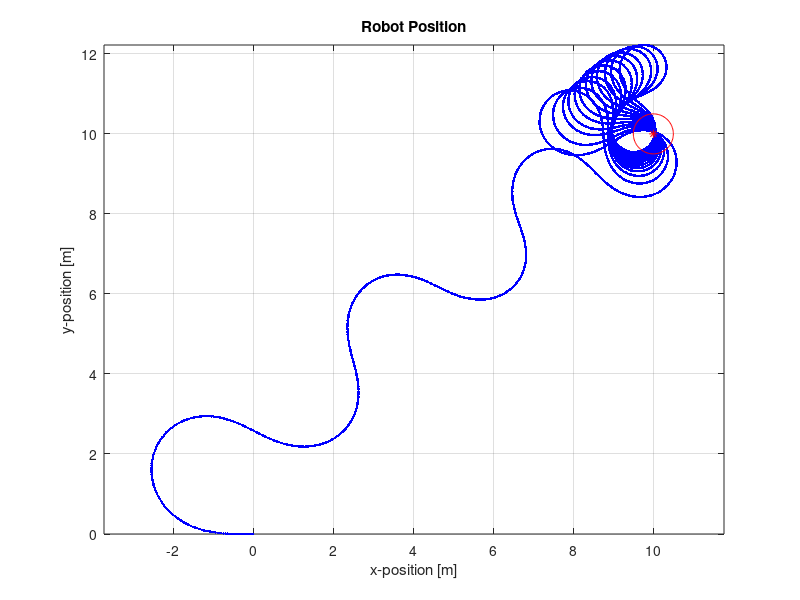
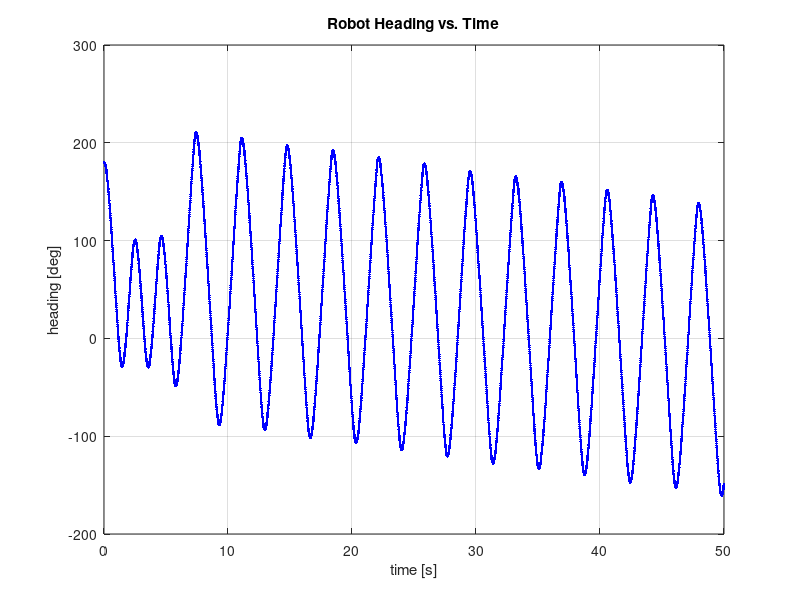
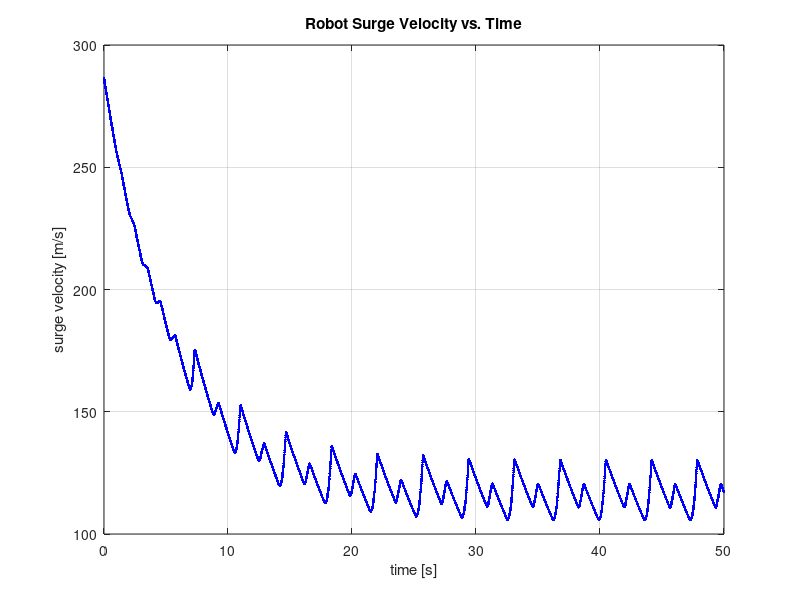

Source code (MATLAB) for these figures, in order: (Note: this script raises an error after producing the figures.)
function waypoint_controller_and_simulation()

    % Clear workspace
    clear all;
    close all;
    clc;
    
    % Simulation setup
    [time_params,lumped_params,geometry_params,pid_gains,control_tolerances,control_maximums,x,T,u,up,ui,ud,error,int] = sim_setup();
    
    % Set goal variables
    goal_vars = goal_vars();
              
    % Controller
    for k = 1:1:time_params(3)
        
        % Calculate error matrix
        error = update_error(k,x,goal_vars,control_maximums,error);
        
        % Determine robot behavior based on robot state
        behavior = select_behavior(k,x,control_tolerances,error);
        
        % Calculate error and PID gains for behavior
        [u,up,ui,ud,error,int] = calculate_gains(k,time_params,pid_gains,u,up,ui,ud,error,int,behavior);
        
        % Calculate thruster controller outputs based off of gains
        T = calculate_outputs(k,T,u);
        
        % Simulate Plant
        x = plant(k,time_params,x,T,u,lumped_params,geometry_params);
                
    end
    
    % Plot results
    plot_results(time_params,goal_vars,control_tolerances,x,u,up,ui,ud,error);
        
    % Assign relevant stuff to workspace
    assignin('base','x',x)
    assignin('base','error',error)
    assignin('base','u',u)
    assignin('base','T',T)
    
end

function [time_params,lumped_params,geometry_params,pid_gains,control_tolerances,control_maximums,x,T,u,up,ui,ud,error,int] = sim_setup()

    % Simulation time variables
    dt = .01;                   % simulation time step [s]
    tend = 50;                  % simulation end time [s]
    N = round(tend/dt);         % number of steps [ ]
    time_params = [dt,tend,N];  % output matrix
    
    % Model initial conditions
    x0(1) = 0;          % x-position [m]
    x0(2) = 0;          % y-position [m]
    x0(3) = pi;         % psi (heading) [rad]
    x0(4) = 5;          % surge (forward) velocity [m/s]
    x0(5) = 0;          % sway (transverse) velocity [m/s]
    x0(6) = 0;          % yaw (heading) velocity [rad/s]
    
    % Model lumped parameters
    m = 225;                            % mass [kg]
    I = 100;                            % inertia [kg*m^2]
    bu = 25;                            % surge (longitudinal) drag [N*s/m]
    bv = 400;                           % sway (transverse) drag [N*s/m]
    bpsi = 400;                         % yaw (heading) drag [N*s/(m*rad)]
    lumped_params = [m,I,bu,bv,bpsi];   % output matrix
    
    % Model geometry
    theta = deg2rad(30);            % thruster mount angle [rad]
    w = 1.5;                        % width between thrusters [m]
    l = 3;                          % length between thrusters [m]
    geometry_params = [theta,w,l];  % output matrix
    
    % Controller gains
    kp_pos = 0;
    ki_pos = 0;
    kd_pos = 0;
    kp_psi = 15;
    ki_psi = 0;
    kd_psi = 0;
    kp_vel = 2;
    ki_vel = 0;
    kd_vel = 0;
    pid_gains = [kp_pos,ki_pos,kd_pos,kp_psi,ki_psi,kd_psi,kp_vel,ki_vel,kd_vel];
    
    % Control tolerances
    GRT = 0.5;                                          % goal radius tolerance [m]
    PHT = deg2rad(15);                                  % path heading tolerance [rad]
    GHT = deg2rad(5);                                   % goal heading tolerance [rad]
    VT = 0.1;                                           % velocity tolerance [m/s]
    control_tolerances = [GRT,PHT,GHT,VT];              % output matrix
    
    % Control maximums
    u_max = 5;                                          % max surge velocity (control)
    v_max = 5;                                          % max sway velocity (control)
    T1_max = lb2N(55);                                  % max thrust (phyiscal)
    T2_max = lb2N(55);                                  % max thrust (physical)
    T3_max = lb2N(60);                                  % max thrust (physical)
    T4_max = lb2N(60);                                  % max thrust (phyiscal)
    reverse_thrust_ratio = 0.6;                         % max reverse thrust ratio
    control_maximums = [u_max,v_max,T1_max,T2_max,...   % output matrix
        T3_max,T4_max,reverse_thrust_ratio]
    
    % Initialize state vector
    x = zeros(6,N);
    
    % Insert initial conditions into state vector
    x(1,1) = x0(1);     % x-position
    x(2,1) = x0(2);     % y-position
    x(3,1) = x0(3);     % psi (heading)
    x(4,1) = x0(4);     % surge (forward) velocity
    x(5,1) = x0(5);     % sway (transverse) velocity
    x(6,1) = x0(6);     % psi (heading)
    
    % Create tracking matrices
    T = zeros(4,N);     % thruster output [N]
    up = zeros(4,N);    % thurster proportional gain [N]
    ui = zeros(4,N);    % thurster integral gain [N]
    ud = zeros(4,N);    % thurster derivative gain [N]
    u = zeros(4,N);     % thurster total gain [N]
    error = zeros(9,N); % control variable error
    int = zeros(9,N);   % control variable integrator
    
end

function goal_vars = goal_vars()
   
    x_goal = 10;                                            % goal position [m]
    y_goal = 10;                                            % goal position [m]
    psi_goal = deg2rad(270);                                % goal heading [rad]
    goal_vars = [x_goal,y_goal,psi_goal];                   % output matrix

end

function error = update_error(k,x,goal_vars,control_maximums,error)

    % Update errors
    error(1,k) = goal_vars(1)-x(1,k);               % x position goal error
    error(2,k) = goal_vars(2)-x(2,k);               % y position goal error
    error(3,k) = goal_vars(3)-x(3,k);               % psi heading goal error
    error(4,k) = sqrt((goal_vars(1)-x(1,k))^2+...   % path distance error
        (goal_vars(2)-x(2,k))^2);
    error(5,k) = atan2(goal_vars(2)-x(2,k),...      % path heading error
        goal_vars(1)-x(1,k))-x(3,k);
    error(6,k) = control_maximums(1)-x(4,k);        % surge velocity max speed error
    error(7,k) = control_maximums(2)-x(5,k);        % sway velocity max speed error
    error(8,k) = 0-x(4,k);                          % surge velocity stop error
    error(9,k) = 0-x(5,k);                          % sway velocity stop error
    
end

function behavior = select_behavior(k,x,control_tolerances,error)
    
    % Behavior Code
    % 1: control robot heading to path heading within PHT
    % 2: drive straight towards weypoint, control velocity
    % 3: control robot surge and sway velocity to zero within ST
    % 4: control robot heading to goal heading within GHT

    if error(4,k) > control_tolerances(1)                                   % robot is not within goal radius tolerance
        if abs(error(5,k)) > control_tolerances(2)                          % robot is not on within path heading tolerance
            behavior = 1;
        else
            behavior = 2;
        end
    else                                                                    % robot is within goal radius tolerance
        disp(num2str(abs(x(4,k))))
        disp(num2str(abs(x(5,k))))
        if abs(x(4,k)) || abs(x(5,k)) > control_tolerances(4)               % drive velocity to zero
            behavior = 3;
        else
            behavior = 4;
        end
    end

end

function [u,up,ui,ud,error,int] = calculate_gains(k,time_params,pid_gains,u,up,ui,ud,error,int,behavior)

    if behavior == 1
        % Proportional gain
        up(1,k) = pid_gains(4)*error(5,k);                                  % correct path heading to within achieved heading
        up(2,k) = -pid_gains(4)*error(5,k);
        up(3,k) = -pid_gains(4)*error(5,k);
        up(4,k) = pid_gains(4)*error(5,k);
        % Integral gain
        if k > 1
            int(1,k) = int(1,k-1)+error(1,k)*time_params(1);                % increment x position goal error integrator
            int(2,k) = int(2,k-1)+error(2,k)*time_params(1);                % increment y position goal error integrator
            int(3,k) = int(3,k-1)+error(3,k)*time_params(1);                % increment psi heading goal error integrator
            int(4,k) = int(4,k-1)+error(4,k)*time_params(1);                % increment path distance error integrator
            int(5,k) = int(5,k-1)+error(5,k)*time_params(1);                % increment path heading error integrator
            int(6,k) = int(6,k-1)+error(6,k)*time_params(1);                % increment surge velocity max speed error integrator
            int(7,k) = int(7,k-1)+error(7,k)*time_params(1);                % increment sway velocity max speed error integrator
            int(8,k) = int(8,k-1)+error(8,k)*time_params(1);                % increment surge velocity stop error integrator
            int(9,k) = int(9,k-1)+error(9,k)*time_params(1);                % increment sway velocity stop error integrator
            ui(1,k) = pid_gains(5)*(int(5,k));
            ui(2,k) = -pid_gains(5)*(int(5,k));
            ui(3,k) = -pid_gains(5)*(int(5,k));
            ui(4,k) = pid_gains(5)*(int(5,k));
        end
        % Derivative gain
        if k > 1
            ud(1,k) = pid_gains(6)*((error(5,k)-error(5,k-1))/time_params(1));
            ud(2,k) = -pid_gains(6)*((error(5,k)-error(5,k-1))/time_params(1));
            ud(3,k) = -pid_gains(6)*((error(5,k)-error(5,k-1))/time_params(1));
            ud(4,k) = pid_gains(6)*((error(5,k)-error(5,k-1))/time_params(1));
        end
    elseif behavior == 2
        disp('drive straight...')
        % Proportional gain
        up(1,k) = pid_gains(7)*error(6,k)-pid_gains(7)*error(7,k);
        up(2,k) = pid_gains(7)*error(6,k)+pid_gains(7)*error(7,k);
        up(3,k) = pid_gains(7)*error(6,k)-pid_gains(7)*error(7,k);
        up(4,k) = pid_gains(7)*error(6,k)+pid_gains(7)*error(7,k);
        % Integral gain
        if k > 1
            int(1,k) = int(1,k-1)+error(1,k)*time_params(1);                % increment x position goal error integrator
            int(2,k) = int(2,k-1)+error(2,k)*time_params(1);                % increment y position goal error integrator
            int(3,k) = int(3,k-1)+error(3,k)*time_params(1);                % increment psi heading goal error integrator
            int(4,k) = int(4,k-1)+error(4,k)*time_params(1);                % increment path distance error integrator
            int(5,k) = int(5,k-1)+error(5,k)*time_params(1);                % increment path heading error integrator
            int(6,k) = int(6,k-1)+error(6,k)*time_params(1);                % increment surge velocity max speed error integrator
            int(7,k) = int(7,k-1)+error(7,k)*time_params(1);                % increment sway velocity max speed error integrator
            int(8,k) = int(8,k-1)+error(8,k)*time_params(1);                % increment surge velocity stop error integrator
            int(9,k) = int(9,k-1)+error(9,k)*time_params(1);                % increment sway velocity stop error integrator
            ui(1,k) = pid_gains(8)*(int(6,k))-pid_gains(8)*(int(7,k));
            ui(2,k) = pid_gains(8)*(int(6,k))+pid_gains(8)*(int(7,k));
            ui(3,k) = pid_gains(8)*(int(6,k))-pid_gains(8)*(int(7,k));
            ui(4,k) = pid_gains(8)*(int(6,k))+pid_gains(8)*(int(7,k));
        end
        % Derivative gain
        if k > 1
            ud(1,k) = pid_gains(9)*((error(6,k)-error(6,k-1))/time_params(1))-...
                pid_gains(9)*((error(7,k)-error(7,k-1))/time_params(1));
            ud(2,k) = pid_gains(9)*((error(6,k)-error(6,k-1))/time_params(1))+...
                pid_gains(9)*((error(7,k)-error(7,k-1))/time_params(1));
            ud(3,k) = pid_gains(9)*((error(6,k)-error(6,k-1))/time_params(1))-...
                pid_gains(9)*((error(7,k)-error(7,k-1))/time_params(1));
            ud(4,k) = pid_gains(9)*((error(6,k)-error(6,k-1))/time_params(1))+...
                pid_gains(9)*((error(7,k)-error(7,k-1))/time_params(1));
        end  
    elseif behavior == 3
        disp('stopping...')
        % Proportional gain
        up(1,k) = -pid_gains(7)*error(8,k)+pid_gains(7)*error(9,k);
        up(2,k) = -pid_gains(7)*error(8,k)-pid_gains(7)*error(9,k);
        up(3,k) = -pid_gains(7)*error(8,k)+pid_gains(7)*error(9,k);
        up(4,k) = -pid_gains(7)*error(8,k)-pid_gains(7)*error(9,k);
        % Integral gain
        if k > 1
            int(1,k) = int(1,k-1)+error(1,k)*time_params(1);                % increment x position goal error integrator
            int(2,k) = int(2,k-1)+error(2,k)*time_params(1);                % increment y position goal error integrator
            int(3,k) = int(3,k-1)+error(3,k)*time_params(1);                % increment psi heading goal error integrator
            int(4,k) = int(4,k-1)+error(4,k)*time_params(1);                % increment path distance error integrator
            int(5,k) = int(5,k-1)+error(5,k)*time_params(1);                % increment path heading error integrator
            int(6,k) = int(6,k-1)+error(6,k)*time_params(1);                % increment surge velocity max speed error integrator
            int(7,k) = int(7,k-1)+error(7,k)*time_params(1);                % increment sway velocity max speed error integrator
            int(8,k) = int(8,k-1)+error(8,k)*time_params(1);                % increment surge velocity stop error integrator
            int(9,k) = int(9,k-1)+error(9,k)*time_params(1);                % increment sway velocity stop error integrator
            ui(1,k) = -pid_gains(8)*(int(8,k))+pid_gains(8)*(int(9,k));
            ui(2,k) = -pid_gains(8)*(int(8,k))-pid_gains(8)*(int(9,k));
            ui(3,k) = -pid_gains(8)*(int(8,k))+pid_gains(8)*(int(9,k));
            ui(4,k) = -pid_gains(8)*(int(8,k))-pid_gains(8)*(int(9,k));
        end
        % Derivative gain
        if k > 1
            ud(1,k) = -pid_gains(9)*((error(8,k)-...
                error(8,k-1))/time_params(1))+...
                pid_gains(9)*((error(9,k)-...
                error(9,k-1))/time_params(1));
            ud(2,k) = -pid_gains(9)*((error(8,k)-...
                error(8,k-1))/time_params(1))-...
                pid_gains(9)*((error(9,k)-...
                error(9,k-1))/time_params(1));
            ud(3,k) = -pid_gains(9)*((error(8,k)-...
                error(8,k-1))/time_params(1))+...
                pid_gains(9)*((error(9,k)-...
                error(9,k-1))/time_params(1));
            ud(4,k) = -pid_gains(9)*((error(8,k)-...
                error(8,k-1))/time_params(1))-...
                pid_gains(9)*((error(9,k)-...
                error(9,k-1))/time_params(1));
        end  
    else
        % Proportional gain
        up(1,k) = pid_gains(4)*error(3,k);                              % correct path heading to within achieved heading
        up(2,k) = -pid_gains(4)*error(3,k);
        up(3,k) = -pid_gains(4)*error(3,k);
        up(4,k) = pid_gains(4)*error(3,k);
        % Integral gain
        if k > 1
            int(1,k) = int(1,k-1)+error(1,k)*time_params(1);                % increment x position goal error integrator
            int(2,k) = int(2,k-1)+error(2,k)*time_params(1);                % increment y position goal error integrator
            int(3,k) = int(3,k-1)+error(3,k)*time_params(1);                % increment psi heading goal error integrator
            int(4,k) = int(4,k-1)+error(4,k)*time_params(1);                % increment path distance error integrator
            int(5,k) = int(5,k-1)+error(5,k)*time_params(1);                % increment path heading error integrator
            int(6,k) = int(6,k-1)+error(6,k)*time_params(1);                % increment surge velocity max speed error integrator
            int(7,k) = int(7,k-1)+error(7,k)*time_params(1);                % increment sway velocity max speed error integrator
            int(8,k) = int(8,k-1)+error(8,k)*time_params(1);                % increment surge velocity stop error integrator
            int(9,k) = int(9,k-1)+error(9,k)*time_params(1);                % increment sway velocity stop error integrator
            ui(1,k) = pid_gains(5)*(int(3,k));
            ui(2,k) = -pid_gains(5)*(int(3,k));
            ui(3,k) = -pid_gains(5)*(int(3,k));
            ui(4,k) = pid_gains(5)*(int(3,k));
        end
        % Derivative gain
        if k > 1
            ud(1,k) = pid_gains(6)*((error(3,k)-error(3,k-1))/time_params(1));
            ud(2,k) = -pid_gains(6)*((error(3,k)-error(3,k-1))/time_params(1));
            ud(3,k) = -pid_gains(6)*((error(3,k)-error(3,k-1))/time_params(1));
            ud(4,k) = pid_gains(6)*((error(3,k)-error(3,k-1))/time_params(1));
        end
    end
    
    % Total gain vector
    u(1,k) = up(1,k)+ui(1,k)+ud(1,k);
    u(2,k) = up(2,k)+ui(2,k)+ud(2,k);
    u(3,k) = up(3,k)+ui(3,k)+ud(3,k);
    u(4,k) = up(4,k)+ui(4,k)+ud(4,k);
    
end

function T = calculate_outputs(k,T,u)

    % Iterate inputs
    if k == 1
        T(1,k) = u(1,k);
        T(2,k) = u(2,k);
        T(3,k) = u(3,k);
        T(4,k) = u(4,k);
    else
        T(1,k) = T(1,k-1)+u(1,k);
        T(2,k) = T(2,k-1)+u(2,k);
        T(3,k) = T(3,k-1)+u(3,k);
        T(4,k) = T(4,k-1)+u(4,k);
    end

    % Check max input
    if T(1,k) >= lb2N(55)
        T(1,k) = lb2N(55);
    elseif T(1,k) <= lb2N(-55)
        T(1,k) = lb2N(-55);
    end
    if T(2,k) >= lb2N(55)
        T(2,k) = lb2N(55);
    elseif T(2,k) <= lb2N(-55)
        T(2,k) = lb2N(-55);
    end
    if T(3,k) >= lb2N(60)
        T(3,k) = lb2N(60);
    elseif T(3,k) <= lb2N(-60)
        T(3,k) = lb2N(-60);
    end
    if T(4,k) >= lb2N(60)
        T(4,k) = lb2N(60);
    elseif T(4,k) <= lb2N(-60)
        T(4,k) = lb2N(-60);
    end
    
end

function N = lb2N(lb)

    N = lb*4.4482;    

end

function x = plant(k,time_params,x,T,u,lumped_params,geometry_params)

    % Define lumped and geometry parameters
    m = lumped_params(1);
    I = lumped_params(2);
    bu = lumped_params(3);
    bv = lumped_params(4);
    bpsi = lumped_params(5);
    theta = geometry_params(1);
    w = geometry_params(2);
    l = geometry_params(3);
    
    % Plant
    A = [0 0 0 cos(x(3,k)) -sin(x(3,k)) 0;...
            0 0 0 sin(x(3,k)) cos(x(3,k)) 0;...
            0 0 0 0 0 1;...
            0 0 0 -bu/m 0 0;...
            0 0 0 0 -bv/m 0;...
            0 0 0 0 0 -bpsi/I];
    B = [0 0 0 0;...
        0 0 0 0;...
        0 0 0 0;...
        cos(theta)/m cos(theta)/m cos(theta)/m cos(theta)/m;...
        -sin(theta)/m sin(theta)/m -sin(theta)/m sin(theta)/m;...
        (w*cos(theta))/(2*I)+(l*sin(theta))/(2*I) -(w*cos(theta))/(2*I)-(l*sin(theta))/(2*I) -(w*cos(theta))/(2*I)-(l*sin(theta))/(2*I) (w*cos(theta))/(2*I)+(l*sin(theta))/(2*I)];
    F = eye(6)+A*time_params(1);                                            % Euler integration step
    G = B*time_params(1);
    if k ~= time_params(3)
        x(:,k+1) = F*x(:,k)+G*[T(1,k);T(2,k);T(3,k);T(4,k)];                % Euler solution
    end

end

function plot_results(time_params,goal_vars,control_tolerances,x,u,up,ui,ud,error)

    % Time matrix for plotting
    tt = 0:time_params(1):(time_params(3)-1)*time_params(1);
    
    figure(); 
    th = 0:pi/50:2*pi;
    xunit = control_tolerances(1) * cos(th) + goal_vars(1);
    yunit = control_tolerances(1) * sin(th) + goal_vars(2);
    plot(x(1,:),x(2,:),'b.',goal_vars(1),goal_vars(2),'r*',xunit, yunit,'r');
    xlabel('x-position [m]');
    ylabel('y-position [m]');
    title('Robot Position');
    axis equal;
    grid on;
    
    figure(); 
    plot(tt,rad2deg(x(3,:)),'b.')
    xlabel('time [s]');
    ylabel('heading [deg]');
    title('Robot Heading vs. Time');
    grid on;
    
    figure(); 
    plot(tt,rad2deg(x(4,:)),'b.')
    xlabel('time [s]');
    ylabel('surge velocity [m/s]');
    title('Robot Surge Velocity vs. Time');
    grid on;
    
    figure();
    yyaxis left;                % (must have matlab 2016 to run)
    plot(tt,error(4,:));
    ylabel('distance error [m]');
    yyaxis right;
    plot(tt,rad2deg(error(3,:)));
    xlabel('time [s]');
    ylabel('heading error [deg]');
    title('Error vs. Time');
    grid on;
    
    figure();
    subplot(4,1,1);
    plot(tt,u(1,:),'k',tt,up(1,:),'r',tt,ui(1,:),'g',tt,ud(1,:),'b');
    ylabel('T1 [N]');
    title('PID Gains vs. Time');
    grid on;
    subplot(4,1,2);
    plot(tt,u(2,:),'k',tt,up(2,:),'r',tt,ui(2,:),'g',tt,ud(2,:),'b');
    ylabel('T2 [N]');
    grid on;
    subplot(4,1,3);
    plot(tt,u(3,:),'k',tt,up(3,:),'r',tt,ui(3,:),'g',tt,ud(3,:),'b');
    ylabel('T3 [N]');
    grid on;
    subplot(4,1,4);
    plot(tt,u(4,:),'k',tt,up(4,:),'r',tt,ui(4,:),'g',tt,ud(4,:),'b'); 
    xlabel('time [s]');
    ylabel('T4 [N]');
    legend('total','proportional','integral','derivative','Location','east');
    grid on;

end

function [h1, h2] = plot_dir(vX, vY)
    % Adapted from https://www.mathworks.com/matlabcentral/fileexchange/1676-plot-with-direction

    rMag = 0.5;

    % X coordinates of tails of arrows
    vXQ0 = vX(1:end-1);
    % Y coordinates of tails of arrows
    vYQ0 = vY(1:end-1);

    % X coordinates of heads of arrows
    vXQ1 = vX(2:end);
    % Y coordinates of heads of arrows
    vYQ1 = vY(2:end);

    % vector difference between heads & tails
    vPx = (vXQ1 - vXQ0) * rMag;
    vPy = (vYQ1 - vYQ0) * rMag;

    % make plot 
    h1 = plot (vX, vY, '.-');
    hold on;
    
    % add arrows 
    h2 = quiver (vXQ0,vYQ0, vPx, vPy, 0, 'r');
    grid on;
    hold off;
    axis equal;

end
